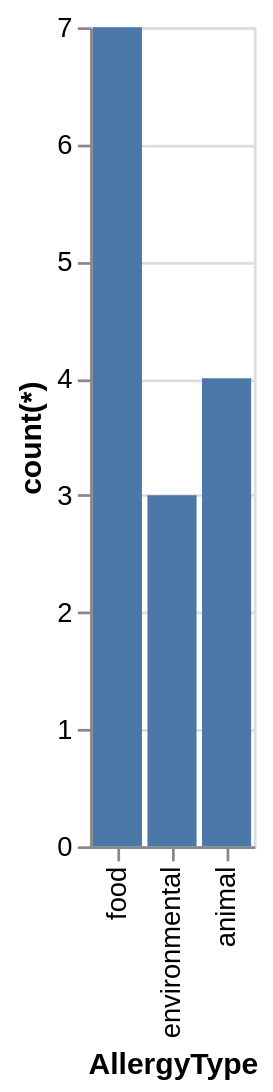

Describe this chart as a Vega-Lite specification.
### Vega-Lite specification from a JSON file in a GitHub repository (floating-point values rounded to 4 significant figures)
{"data": {"values": [{"x_data": "food", "y_data": 7}, {"x_data": "environmental", "y_data": 3}, {"x_data": "animal", "y_data": 4}]}, "mark": "bar", "encoding": {"x": {"field": "x_data", "type": "nominal", "title": "AllergyType", "sort": "descending"}, "y": {"field": "y_data", "type": "quantitative", "title": "count(*)"}}}
